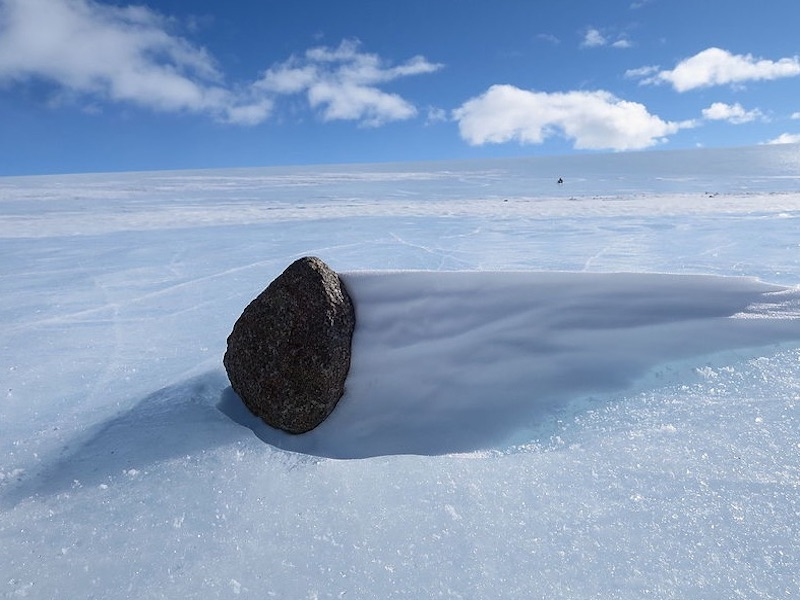
#> input picture Prove 07/snowscape.jpg, 800 x 600 px
$ python 'Prove - 07.py'
#> lines starting #> are read from the running program, lines starting #| are printed output that depends on the picture
from PIL import Image, ImageFilter

SIZE = (800, 600)
imagen_beach = Image.open("snowscape.jpg").resize(SIZE)
#> imagen_beach is the input picture: PIL image 800x600 RGB; mean R, G, B 137.7, 160.8, 192.7
imagen_cactus = Image.open("black1.jpg").resize(SIZE)
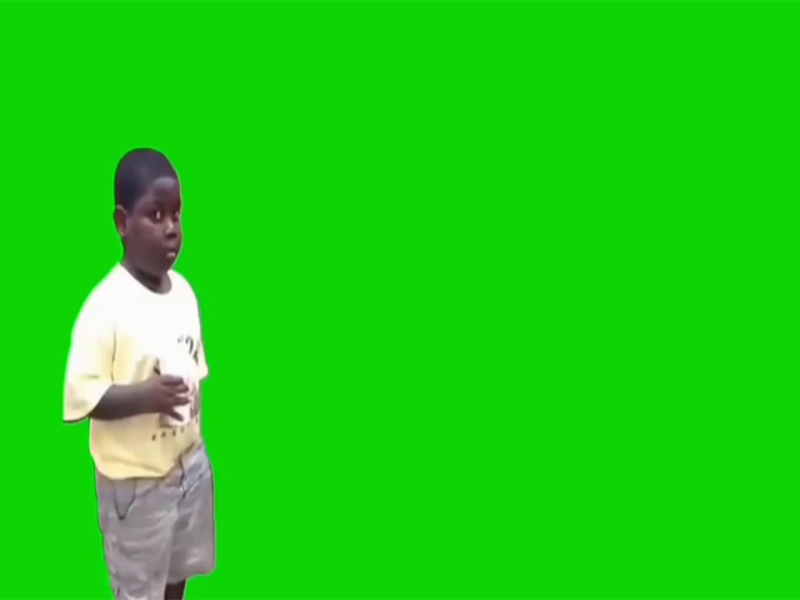
#> input picture Prove 07/black1.jpg, 800 x 600 px
#> imagen_cactus is the input picture: PIL image 800x600 RGB; mean R, G, B 28.2, 208.1, 17.5
img_green = imagen_cactus.filter(ImageFilter.GaussianBlur(0.24))

for y in range (imagen_cactus.height):
    for x in range(imagen_cactus.width):
        pixel_beache = imagen_beach.getpixel((x, y))
        r, g, b, = img_green.getpixel((x, y))
        if r < 125 and g >= 160 and b < 125:
            img_green.putpixel((x, y), pixel_beache)
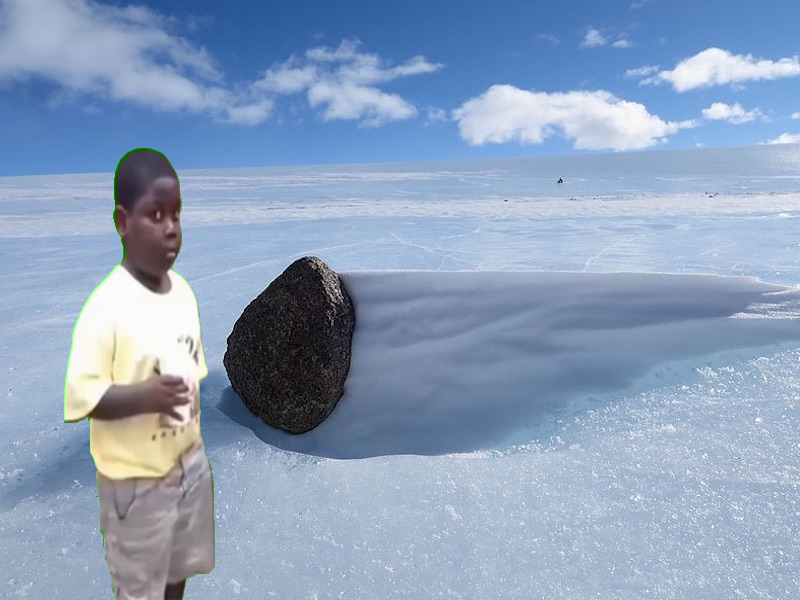
#> img_green: PIL image 800x600 RGB; mean R, G, B 140, 160.3, 188.5

img_green.show()
img_green.save("Overlay.jpg")
